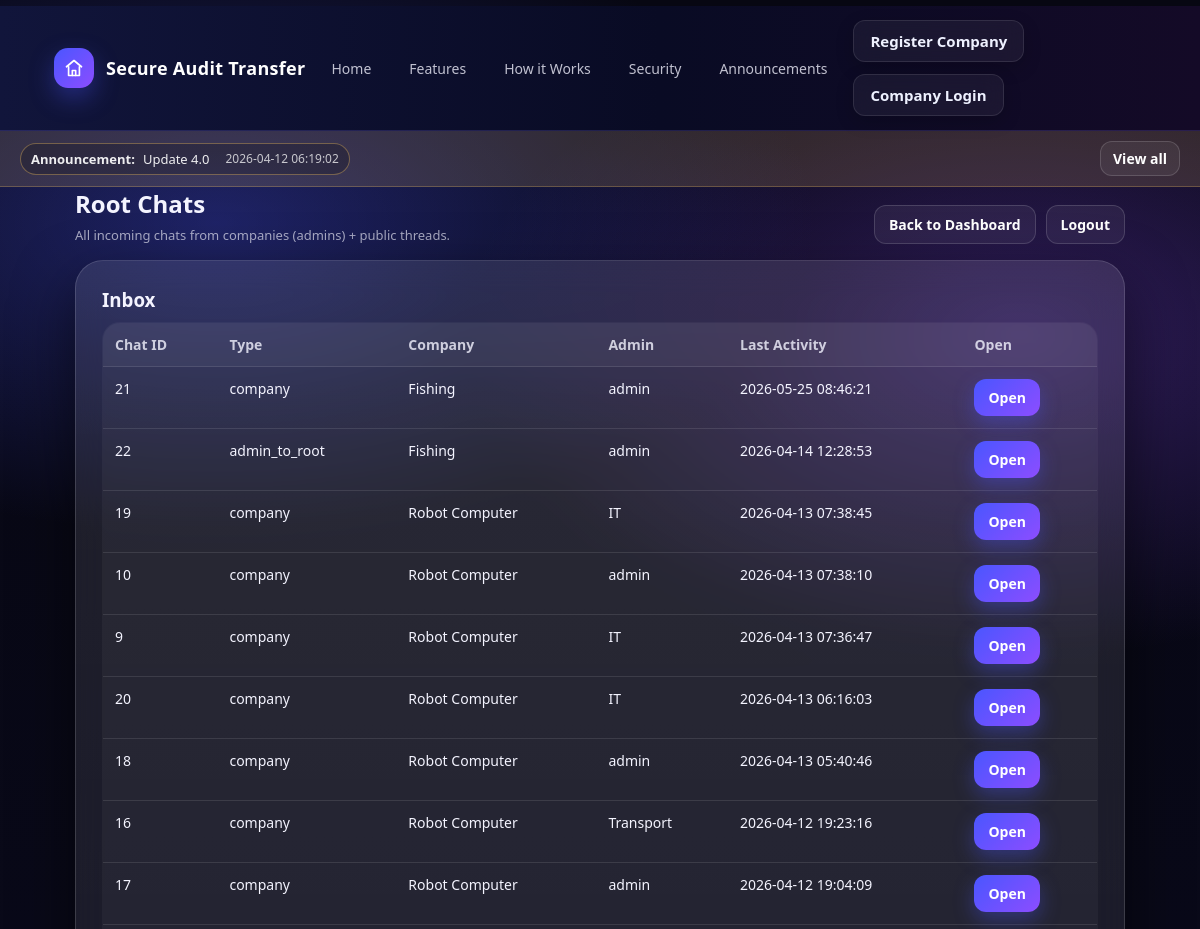
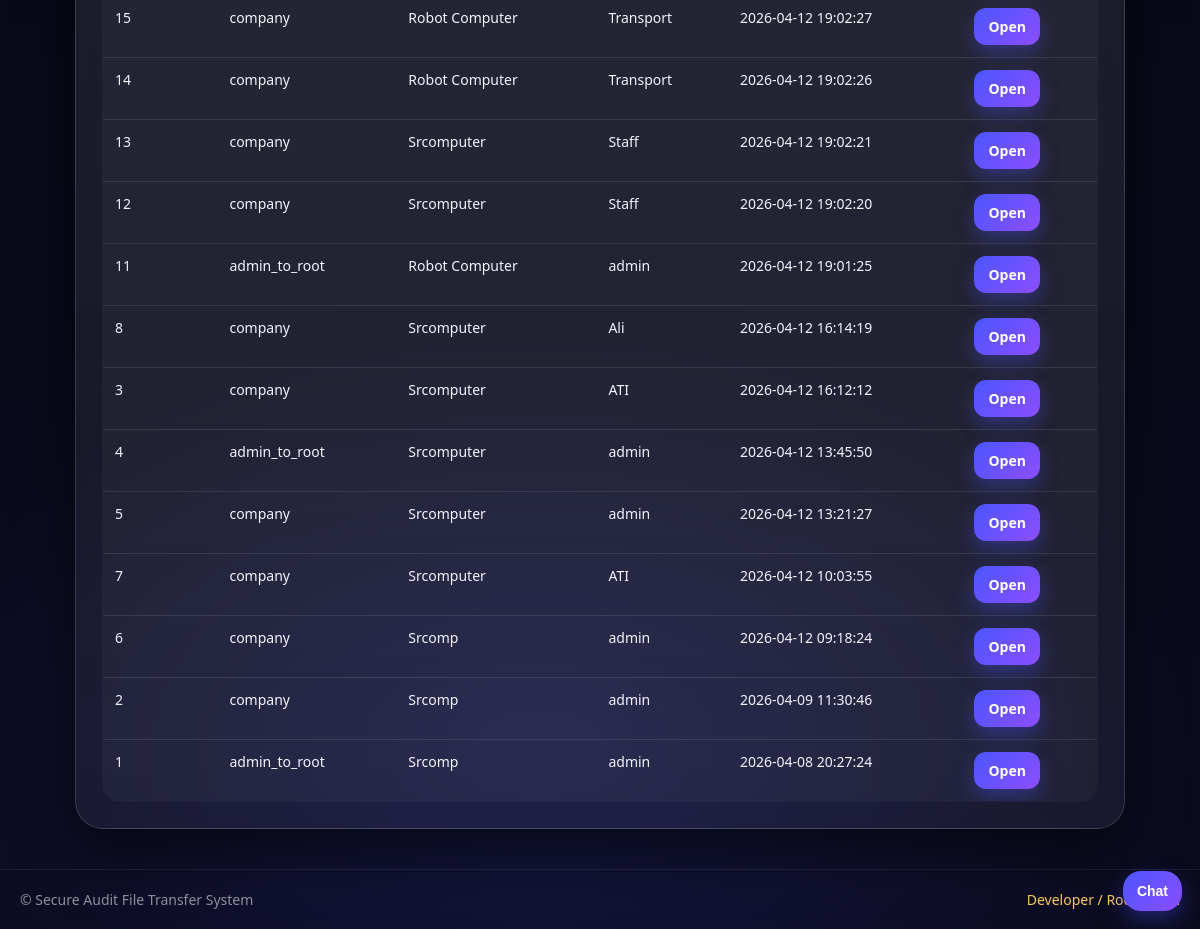
The app's page /root/chats (signed in) with its own data (2 pictures, top to bottom).
### tables this page shows
CREATE TABLE announcements (
        id INTEGER PRIMARY KEY AUTOINCREMENT,
        title TEXT NOT NULL,
        body TEXT NOT NULL,
        created_at DATETIME DEFAULT CURRENT_TIMESTAMP
    );

CREATE TABLE chats (
        id INTEGER PRIMARY KEY AUTOINCREMENT,
        chat_type TEXT NOT NULL,              -- 'root_public' | 'company' | 'admin_to_root'
        company_id INTEGER,                   -- NULL for root_public/admin_to_root
        created_at DATETIME DEFAULT CURRENT_TIMESTAMP,
        created_by_user_id INTEGER,           -- NULL for visitor chats
        visitor_token TEXT,                   -- for root_public OR "low:high" for company OR "admin:<id>" for admin_to_root
        user1_id INTEGER,                     -- optional for company/admin_to_root pairing
        user2_id INTEGER                      -- optional for company/admin_to_root pairing
    );

### app.py (the view)
@app.route("/root/chats")
def root_chats():
    if not root_required():
        return redirect(url_for("root_login"))
    conn = get_db()
    cur = conn.cursor()
    cur.execute("""
        SELECT
            c.id,
            c.chat_type,
            COALESCE(comp.company_name, 'Unknown') AS company_name,
            COALESCE(u.username, 'Unknown') AS admin_username,
            COALESCE((
                SELECT m.created_at
                FROM chat_messages m
                WHERE m.chat_id = c.id
                ORDER BY m.id DESC
                LIMIT 1
            ), c.created_at) AS last_msg_at
        FROM chats c
        LEFT JOIN users u
          ON u.id = CASE
              WHEN c.chat_type='admin_to_root' THEN
                CASE
                  WHEN COALESCE(c.user1_id,0) > COALESCE(c.user2_id,0) THEN COALESCE(c.user1_id,0)
                  ELSE COALESCE(c.user2_id,0)
                END
              ELSE c.created_by_user_id
          END
        LEFT JOIN companies comp ON comp.id = u.company_id
        ORDER BY last_msg_at DESC
        LIMIT 200
    """)
    chats = cur.fetchall()
    conn.close()
    return render_template("root_chats.html", chats=chats)

### app.py (called while the page is built)
def get_db():
    conn = sqlite3.connect(DATABASE)
    return conn

def root_required():
    return bool(session.get("is_root") is True)

@app.context_processor
def inject_latest_announcement():
    try:
        conn = get_db()
        cur = conn.cursor()
        cur.execute("SELECT id, title, created_at FROM announcements ORDER BY id DESC LIMIT 1")
        row = cur.fetchone()
        conn.close()
        if row:
            return {"latest_announcement": {"id": row[0], "title": row[1], "created_at": row[2]}}
    except Exception:
        pass
    return {"latest_announcement": None}

### templates/root_chats.html
{% extends "base.html" %}
{% block content %}
<div class="section" style="max-width:1050px;margin:0 auto;">
  <div style="display:flex;justify-content:space-between;align-items:flex-end;gap:10px;flex-wrap:wrap;">
    <div>
      <h2 style="margin:0 0 6px;">Root Chats</h2>
      <div class="small-muted">All incoming chats from companies (admins) + public threads.</div>
    </div>
    <div style="display:flex;gap:10px;flex-wrap:wrap;">
      <a class="btn" href="{{ url_for('root_dashboard') }}">Back to Dashboard</a>
      <a class="btn btn-danger" href="{{ url_for('root_logout') }}">Logout</a>
    </div>
  </div>
  <div class="glass-card" style="margin-top:16px;">
    <div class="right-pane">
      <h3 style="margin:0 0 10px;">Inbox</h3>
      {% if chats and chats|length > 0 %}
      <table class="table">
        <thead>
          <tr>
            <th>Chat ID</th>
            <th>Type</th>
            <th>Company</th>
            <th>Admin</th>
            <th>Last Activity</th>
            <th>Open</th>
          </tr>
        </thead>
        <tbody>
          {% for c in chats %}
          <tr>
            <td>{{ c[0] }}</td>
            <td>{{ c[1] }}</td>
            <td>{{ c[2] }}</td>
            <td>{{ c[3] }}</td>
            <td>{{ c[4] }}</td>
            <td>
              <a class="btn btn-primary" href="{{ url_for('root_chat_view', chat_id=c[0]) }}">Open</a>
            </td>
          </tr>
          {% endfor %}
        </tbody>
      </table>
      {% else %}
        <div class="small-muted">No chats yet.</div>
      {% endif %}
    </div>
  </div>
</div>
{% endblock %}

### templates/base.html (shortened to what this page needs)
<!DOCTYPE html>
<html>
<head>
  <link rel="stylesheet" href="{{ url_for('static', filename='theme.css') }}">
</head>
<body>
<div class="navbar">
  <div class="container-xl nav-inner">
    <a class="brand" href="{{ url_for('home') }}">
      <span class="brand-badge">
      </span>
      <span>Secure Audit Transfer</span>
    </a>
    <div class="nav-links">
      <a href="{{ url_for('home') }}">Home</a>
      <a href="{{ url_for('home') }}#features">Features</a>
      <a href="{{ url_for('home') }}#how">How it Works</a>
      <a href="{{ url_for('home') }}#security">Security</a>
      <a href="{{ url_for('announcements_page') }}">Announcements</a>
    </div>
    <div class="nav-actions">
      <div class="nav-right">
  {% if session.get('company_id') %}
    <a href="{{ url_for('portal_select') }}" class="nav-link-btn">Back to Dashboard</a>
    {% if session.get('role') == 'admin' %}
      <a href="{{ url_for('admin_dashboard') }}" class="nav-link-btn">Admin Panel</a>
    {% elif session.get('role') == 'it' %}
      <a href="{{ url_for('it_dashboard') }}" class="nav-link-btn">IT Panel</a>
    {% elif session.get('role') == 'staff' %}
      <a href="{{ url_for('staff_dashboard') }}" class="nav-link-btn">Staff Panel</a>
    {% endif %}
    <a href="{{ url_for('logout') }}" class="nav-link-btn logout-btn">Logout</a>
  {% else %}
    <a href="{{ url_for('register_company') }}" class="nav-link-btn">Register Company</a>
    <a href="{{ url_for('company_login') }}" class="nav-link-btn">Company Login</a>
  {% endif %}
</div>
    </div>
  </div>
</div>
{% if latest_announcement %}
<div class="announce-bar">
  <div class="container-xl wrap">
    <div class="announce-pill">
      <b>Announcement:</b>
      <span>{{ latest_announcement.title }}</span>
      <span class="announce-date">{{ latest_announcement.created_at }}</span>
    </div>
    <a class="btn" href="{{ url_for('announcements_page') }}" style="padding:7px 12px;">View all</a>
  </div>
</div>
{% endif %}
<div class="container-xl">
  {% block content %}{% endblock %}
</div>
<div class="chat-fab">
  <button id="chatOpenBtn" class="btn btn-primary" type="button" style="border-radius:18px;padding:12px 14px; position:relative;">
  Chat
</button>
</div>
<div class="footer">
  <div class="container-xl" style="display:flex;justify-content:space-between;flex-wrap:wrap;">
    <div>© Secure Audit File Transfer System</div>
    <div>
      <a href="{{ url_for('root_login') }}" style="color:#ffcc66;">Developer / Root Portal</a>
    </div>
  </div>
</div>
</body>
</html>

### static/theme.css (style rules this page uses)
:root { --bg:#070712; --bg2:#0b0b1f; --text:#f4f4ff; --muted:rgba(244,244,255,.65); --glass: rgba(255,255,255,.08); --stroke: rgba(255,255,255,.14); --primary:#4a56ff; --primary2:#8c4dff; --good:#3ddc97; --warn:#ffcc66; --danger:#ff5c7a; --shadow: 0 24px 60px rgba(0,0,0,.55); --radius: 22px; --radius2: 16px; --font: ui-sans-serif, system-ui, -apple-system, Segoe UI, Roboto, Helvetica, Arial; }
* { box-sizing:border-box; }
html,body { height:100%; }
body { margin:0; font-family:var(--font); color:var(--text); background: radial-gradient(1000px 520px at 18% 12%, rgba(74,86,255,.35), transparent 60%), radial-gradient(900px 520px at 85% 18%, rgba(140,77,255,.30), transparent 62%), radial-gradient(1100px 700px at 45% 90%, rgba(74,86,255,.16), transparent 60%), linear-gradient(180deg, var(--bg) 0%, var(--bg2) 100%); }
a { color: inherit; text-decoration:none; }
.container-xl { max-width: 1180px; margin: 0 auto; padding: 0 18px; }
.navbar { position: sticky; top:0; z-index: 50; backdrop-filter: blur(12px); background: rgba(10,10,20,.45); border-bottom: 1px solid rgba(255,255,255,.10); }
.nav-inner { display:flex; align-items:center; justify-content:space-between; gap:14px; padding: 14px 0; }
.brand { display:flex; align-items:center; gap:10px; font-weight: 750; letter-spacing: .2px; }
.brand-badge { width: 34px; height:34px; border-radius: 12px; background: linear-gradient(135deg, rgba(74,86,255,1), rgba(140,77,255,1)); box-shadow: 0 10px 25px rgba(74,86,255,.30); }
.nav-links { display:flex; gap:14px; flex-wrap:wrap; align-items:center; }
.nav-links a { color: rgba(244,244,255,.78); font-size: 14px; padding: 8px 10px; border-radius: 12px; }
.nav-actions { display:flex; gap:10px; align-items:center; flex-wrap:wrap; }
.btn { display:inline-flex; align-items:center; justify-content:center; gap:8px; border-radius: 14px; padding: 10px 14px; font-weight: 650; border: 1px solid rgba(255,255,255,.14); background: rgba(255,255,255,.06); color: var(--text); cursor:pointer; transition: transform .12s ease, background .12s ease, border-color .12s ease; }
.btn-primary { border-color: rgba(74,86,255,.55); background: linear-gradient(135deg, rgba(74,86,255,1), rgba(140,77,255,1)); box-shadow: 0 12px 32px rgba(74,86,255,.24); }
.btn-danger { border-color: rgba(255,92,122,.45); background: rgba(255,92,122,.10); }
.glass-card { margin: 26px auto 0; border-radius: 28px; background: linear-gradient(180deg, rgba(255,255,255,.10), rgba(255,255,255,.05)); border: 1px solid rgba(255,255,255,.14); box-shadow: var(--shadow); backdrop-filter: blur(16px); overflow:hidden; }
.right-pane { padding: 26px; }
.table { width:100%; border-collapse: collapse; overflow:hidden; border-radius: 18px; border: 1px solid rgba(255,255,255,.12); background: rgba(255,255,255,.04); }
.table th, .table td { padding: 12px 12px; border-bottom: 1px solid rgba(255,255,255,.10); vertical-align: top; font-size: 14px; }
.table th { color: rgba(244,244,255,.80); text-align:left; background: rgba(255,255,255,.04); }
.footer { margin-top: 44px; padding: 22px 0; border-top: 1px solid rgba(255,255,255,.10); color: rgba(244,244,255,.55); }
.footer a { color: rgba(255,204,102,.9); }
.small-muted { color: var(--muted); font-size: 13px; }
html { scroll-behavior: smooth; }

### records on screen
announcements: title "Update 4.0", created_at "2026-04-12 06:19:02"
chats: id "21", chat_type "company", c "Fishing", c "admin", c "2026-05-25 08:46:21"
chats: id "22", chat_type "admin_to_root", c "Fishing", c "admin", created_at "2026-04-14 12:28:53"
chats: id "19", chat_type "company", c "Robot Computer", c "IT", c "2026-04-13 07:38:45"
chats: id "10", chat_type "company", c "Robot Computer", c "admin", c "2026-04-13 07:38:10"
chats: id "9", chat_type "company", c "Robot Computer", c "IT", c "2026-04-13 07:36:47"
chats: id "20", chat_type "company", c "Robot Computer", c "IT", created_at "2026-04-13 06:16:03"
chats: id "18", chat_type "company", c "Robot Computer", c "admin", created_at "2026-04-13 05:40:46"
chats: id "16", chat_type "company", c "Robot Computer", c "Transport", c "2026-04-12 19:23:16"
chats: id "17", chat_type "company", c "Robot Computer", c "admin", created_at "2026-04-12 19:04:09"
chats: id "15", chat_type "company", c "Robot Computer", c "Transport", created_at "2026-04-12 19:02:27"
chats: id "14", chat_type "company", c "Robot Computer", c "Transport", created_at "2026-04-12 19:02:26"
chats: id "13", chat_type "company", c "Srcomputer", c "Staff", created_at "2026-04-12 19:02:21"
chats: id "12", chat_type "company", c "Srcomputer", c "Staff", created_at "2026-04-12 19:02:20"
chats: id "11", chat_type "admin_to_root", c "Robot Computer", c "admin", created_at "2026-04-12 19:01:25"
chats: id "8", chat_type "company", c "Srcomputer", c "Ali", c "2026-04-12 16:14:19"
chats: id "3", chat_type "company", c "Srcomputer", c "ATI", c "2026-04-12 16:12:12"
chats: id "4", chat_type "admin_to_root", c "Srcomputer", c "admin", c "2026-04-12 13:45:50"
chats: id "5", chat_type "company", c "Srcomputer", c "admin", c "2026-04-12 13:21:27"
chats: id "7", chat_type "company", c "Srcomputer", c "ATI", created_at "2026-04-12 10:03:55"
chats: id "6", chat_type "company", c "Srcomp", c "admin", c "2026-04-12 09:18:24"
chats: id "2", chat_type "company", c "Srcomp", c "admin", c "2026-04-09 11:30:46"
chats: id "1", chat_type "admin_to_root", c "Srcomp", c "admin", c "2026-04-08 20:27:24"
